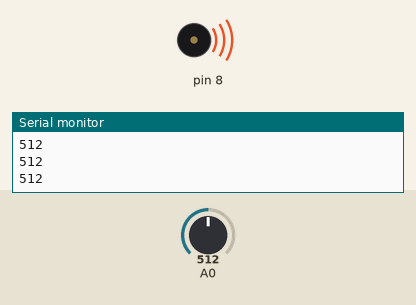
The sketch below on a simulated Arduino Uno, built with avr-gcc and run on an emulated ATmega328P. On the bench: buzzer (waves = sounding), the last lines printed to the serial monitor. Inputs (shaded band) come from the test bench; at power-on: A0 = 512.

Above: at 1.2 s.
1.3 s: A0 set to 490
At 2.3 s:
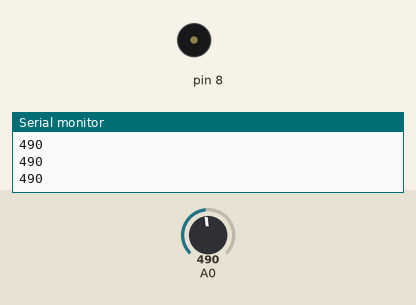
2.8 s: A0 set to 511
At 3.8 s:
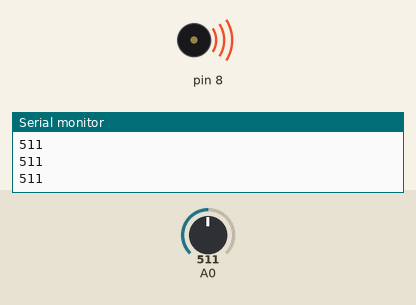
4.3 s: A0 set to 495
At 5.3 s:
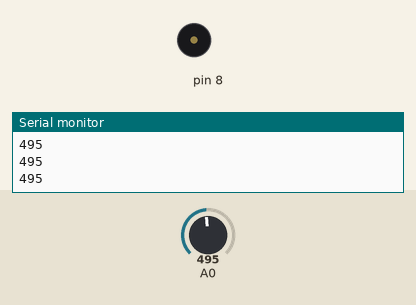
Timing chart, 0 to 7.3 s (numbered marks = the images above; inputs shaded):
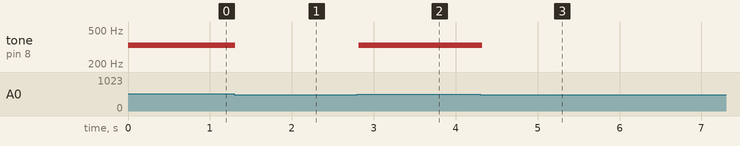

The sketch:

resistor.ino
```cpp
int notes[] = { 262, 294, 330,349 };

void setup()
{
	Serial.begin(9600);
}

void loop()
{
	int keyVal = analogRead(A0);
	Serial.println(keyVal);

	int note = -1;
	if (1023 == keyVal) {
		note = 0;
	}
	else if (keyVal >= 990 && keyVal <= 1010) {
		note = 1;
	}
	else if (keyVal >= 505 && keyVal <= 515) {
		note = 2;
	}
	else if (keyVal >= 5 && keyVal <= 100) {
		note = 3;
	}

	if (note >= 0) {
		tone(8, notes[note]);
	}
	else {
		noTone(8);
	}

	delay(50);
}
```

Measured:
- the behaviour switches between 505 and 504 on A0 (found by bisection; images 0 and 1)
- after the input at 1.3 s, tone on pin 8: 330 Hz → silent at once
- after the input at 2.8 s, tone on pin 8: silent → 330 Hz at once
- after the input at 4.3 s, tone on pin 8: 330 Hz → silent at once
